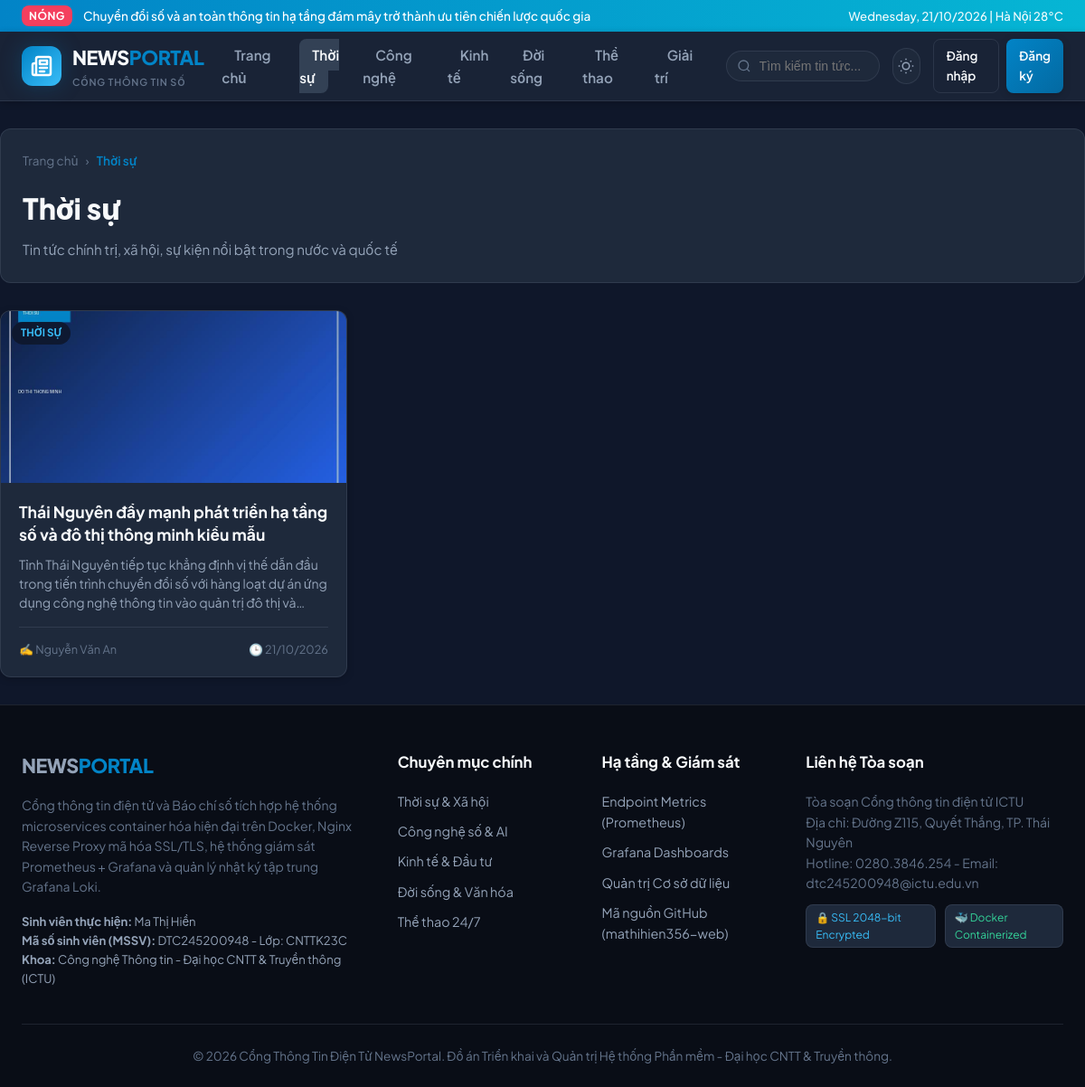
The page /webapp/category.php?slug=thoi-su on the database its author committed.
### tables this page shows
CREATE TABLE `categories` (
    `id` INT AUTO_INCREMENT PRIMARY KEY,
    `name` VARCHAR(100) NOT NULL,
    `slug` VARCHAR(100) NOT NULL UNIQUE,
    `description` VARCHAR(255) NULL,
    `icon` VARCHAR(50) DEFAULT 'newspaper',
    `display_order` INT NOT NULL DEFAULT 0,
    `created_at` TIMESTAMP DEFAULT CURRENT_TIMESTAMP,
    INDEX `idx_cat_slug` (`slug`)
);

CREATE TABLE `articles` (
    `id` INT AUTO_INCREMENT PRIMARY KEY,
    `category_id` INT NOT NULL,
    `author_id` INT NOT NULL,
    `title` VARCHAR(255) NOT NULL,
    `slug` VARCHAR(255) NOT NULL UNIQUE,
    `summary` TEXT NOT NULL,
    `content` LONGTEXT NOT NULL,
    `thumbnail` VARCHAR(255) NULL,
    `views` INT NOT NULL DEFAULT 0,
    `is_featured` TINYINT(1) NOT NULL DEFAULT 0,
    `status` ENUM('draft', 'published', 'archived') NOT NULL DEFAULT 'published',
    `published_at` TIMESTAMP DEFAULT CURRENT_TIMESTAMP,
    `created_at` TIMESTAMP DEFAULT CURRENT_TIMESTAMP,
    `updated_at` TIMESTAMP DEFAULT CURRENT_TIMESTAMP ON UPDATE CURRENT_TIMESTAMP,
    CONSTRAINT `fk_articles_category` FOREIGN KEY (`category_id`) REFERENCES `categories` (`id`) ON DELETE CASCADE,
    CONSTRAINT `fk_articles_author` FOREIGN KEY (`author_id`) REFERENCES `users` (`id`) ON DELETE CASCADE,
    INDEX `idx_art_status_pub` (`status`, `published_at`),
    INDEX `idx_art_featured` (`is_featured`),
    INDEX `idx_art_category` (`category_id`),
    INDEX `idx_art_author` (`author_id`)
);

CREATE TABLE `users` (
    `id` INT AUTO_INCREMENT PRIMARY KEY,
    `username` VARCHAR(50) NOT NULL UNIQUE,
    `email` VARCHAR(100) NOT NULL UNIQUE,
    `password_hash` VARCHAR(255) NOT NULL,
    `full_name` VARCHAR(100) NOT NULL,
    `role` ENUM('admin', 'author', 'reader') NOT NULL DEFAULT 'reader',
    `avatar` VARCHAR(255) DEFAULT '/assets/images/default-avatar.png',
    `bio` TEXT NULL,
    `is_active` TINYINT(1) NOT NULL DEFAULT 1,
    `created_at` TIMESTAMP DEFAULT CURRENT_TIMESTAMP,
    `updated_at` TIMESTAMP DEFAULT CURRENT_TIMESTAMP ON UPDATE CURRENT_TIMESTAMP,
    INDEX `idx_user_role` (`role`),
    INDEX `idx_user_active` (`is_active`)
);

### webapp/includes/auth.php (called while the page is built, shortened)
<?php
function e($str) {
    return htmlspecialchars($str ?? '', ENT_QUOTES, 'UTF-8');
}
function is_logged_in() {
    return !empty($_SESSION['user_id']);
}
function current_user() {
    if (!is_logged_in()) {
        return null;
    }
    return [
        'id'        => $_SESSION['user_id'],
        'username'  => $_SESSION['username'],
        'full_name' => $_SESSION['full_name'],
        'role'      => $_SESSION['role'],
        'email'     => $_SESSION['email'] ?? '',
        'avatar'    => $_SESSION['avatar'] ?? '/assets/images/default-avatar.png'
    ];
}

### webapp/category.php (the view, shortened to what this page needs)
<?php
$slug = $_GET['slug'] ?? '';
$db = get_db_connection();
$stmt = $db->prepare("SELECT * FROM categories WHERE slug = ? LIMIT 1");
$stmt->execute([$slug]);
$category = $stmt->fetch();
$stmt = $db->prepare("
    SELECT a.*, u.full_name AS author_name
    FROM articles a
    JOIN users u ON a.author_id = u.id
    WHERE a.category_id = ? AND a.status = 'published'
    ORDER BY a.published_at DESC
");
$stmt->execute([$category['id']]);
$articles = $stmt->fetchAll();
require_once __DIR__ . '/includes/header.php';
?>
<div class="container" style="padding: 30px 0;">
    <div style="margin-bottom: 30px; padding: 24px; background: var(--bg-surface); border-radius: var(--radius-md); border: 1px solid var(--border-color);">
        <nav class="article-breadcrumb">
            <a href="/">Trang chủ</a> &rsaquo;
            <span style="color: var(--primary); font-weight: 600;"><?= e($category['name']) ?></span>
        </nav>
        <h1 style="font-size: 2rem; font-weight: 800; margin-bottom: 8px;"><?= e($category['name']) ?></h1>
        <p style="color: var(--text-secondary); font-size: 0.95rem;"><?= e($category['description']) ?></p>
    </div>
    <?php if (empty($articles)): ?>
        <div style="text-align: center; padding: 60px 0; color: var(--text-muted);">
            <p style="font-size: 1.1rem;">Chưa có bài viết nào trong chuyên mục này.</p>
        </div>
    <?php else: ?>
        <div class="article-cards-grid">
            <?php foreach ($articles as $art): ?>
                <article class="article-card">
                    <a href="/article.php?slug=<?= e($art['slug']) ?>" class="card-thumb-wrap">
                        <img src="<?= e($art['thumbnail'] ?: '/assets/images/default-news.jpg') ?>"
                             alt="<?= e($art['title']) ?>" class="card-thumb"
                             onerror="this.src='https://images.unsplash.com/photo-1504384308090-c894fdcc538d?w=600&auto=format&fit=crop&q=80'">
                        <span class="card-category-badge"><?= e($category['name']) ?></span>
                    </a>
                    <div class="card-body">
                        <h3 class="card-title">
                            <a href="/article.php?slug=<?= e($art['slug']) ?>"><?= e($art['title']) ?></a>
                        </h3>
                        <p class="card-summary"><?= e($art['summary']) ?></p>
                        <div class="card-footer">
                            <span>✍️ <?= e($art['author_name']) ?></span>
                            <span>🕒 <?= date('d/m/Y', strtotime($art['published_at'])) ?></span>
                        </div>
                    </div>
                </article>
            <?php endforeach; ?>
        </div>
    <?php endif; ?>
</div>
<?php require_once __DIR__ . '/includes/footer.php'; ?>

### webapp/includes/header.php (shortened to what this page needs)
<?php
require_once __DIR__ . '/auth.php';
$headerCategories = [];
try {
    $db = get_db_connection();
    $stmt = $db->query("SELECT id, name, slug FROM categories ORDER BY display_order ASC LIMIT 6");
    $headerCategories = $stmt->fetchAll();
} catch (Exception $e) {
}
$currentUser = current_user();
?>
<!DOCTYPE html>
<html lang="vi" data-theme="dark">
<head>
    <link rel="stylesheet" href="/assets/css/style.css">
</head>
<body>
<div class="top-bar">
    <div class="container top-bar-content">
        <div class="breaking-news">
            <span class="breaking-badge">NÓNG</span>
            <span>Chuyển đổi số và an toàn thông tin hạ tầng đám mây trở thành ưu tiên chiến lược quốc gia</span>
        </div>
        <div style="font-size: 0.82rem; opacity: 0.95;">
            <?= date('l, d/m/Y') ?> | Hà Nội 28°C
        </div>
    </div>
</div>
<header class="site-header">
    <div class="container navbar">
        <a href="/" class="logo-brand">
            <div class="logo-icon">
            </div>
            <div>
                <div class="logo-text">NEWS<span>PORTAL</span></div>
                <div class="logo-subtitle">Cổng Thông Tin Số</div>
            </div>
        </a>
        <ul class="nav-links">
            <li><a href="/" class="nav-link <?= empty($_GET['cat']) && basename($_SERVER['PHP_SELF']) == 'index.php' ? 'active' : '' ?>">Trang chủ</a></li>
            <?php foreach ($headerCategories as $cat): ?>
                <li>
                    <a href="/category.php?slug=<?= e($cat['slug']) ?>"
                       class="nav-link <?= isset($_GET['slug']) && $_GET['slug'] === $cat['slug'] ? 'active' : '' ?>">
                        <?= e($cat['name']) ?>
                    </a>
                </li>
            <?php endforeach; ?>
        </ul>
        <div class="nav-actions">
            <form action="/search.php" method="GET" class="search-box-mini">
                <svg viewBox="0 0 24 24" fill="none" stroke="currentColor" stroke-width="2">
                    <circle cx="11" cy="11" r="8"></circle>
                    <line x1="21" y1="21" x2="16.65" y2="16.65"></line>
                </svg>
                <input type="text" name="q" placeholder="Tìm kiếm tin tức..." value="<?= e($_GET['q'] ?? '') ?>">
            </form>
            <button id="themeToggleBtn" class="theme-toggle-btn" title="Chuyển chế độ sáng/tối">
            </button>
            <?php if ($currentUser): ?>
                <div class="user-menu-wrapper" style="position: relative;">
                    <div class="user-menu-btn">
                        <div class="user-avatar-mini" style="display:flex;align-items:center;justify-content:center;background:#0284c7;color:#fff;font-weight:700;">
                            <?= strtoupper(substr($currentUser['full_name'], 0, 1)) ?>
                        </div>
                        <span style="font-size: 0.88rem; font-weight: 600; color: var(--text-primary);">
                            <?= e($currentUser['full_name']) ?>
                        </span>
                        <span class="user-role-badge role-<?= e($currentUser['role']) ?>">
                            <?= strtoupper(e($currentUser['role'])) ?>
                        </span>
                    </div>
                    <div class="dropdown-menu">
                        <?php if ($currentUser['role'] === 'admin' || $currentUser['role'] === 'author'): ?>
                            <a href="/admin/index.php" class="dropdown-item">
                                <svg width="16" height="16" viewBox="0 0 24 24" fill="none" stroke="currentColor" stroke-width="2"><rect x="3" y="3" width="7" height="7"></rect><rect x="14" y="3" width="7" height="7"></rect><rect x="14" y="14" width="7" height="7"></rect><rect x="3" y="14" width="7" height="7"></rect></svg>
                                Bàn Quản trị Portal
                            </a>
                            <a href="/admin/article_edit.php" class="dropdown-item">
                                <svg width="16" height="16" viewBox="0 0 24 24" fill="none" stroke="currentColor" stroke-width="2"><path d="M12 20h9"></path><path d="M16.5 3.5a2.121 2.121 0 0 1 3 3L7 19l-4 1 1-4L16.5 3.5z"></path></svg>
                                Viết bài mới
                            </a>
                        <?php endif; ?>
                        <a href="/profile.php" class="dropdown-item">
                            <svg width="16" height="16" viewBox="0 0 24 24" fill="none" stroke="currentColor" stroke-width="2"><path d="M20 21v-2a4 4 0 0 0-4-4H8a4 4 0 0 0-4 4v2"></path><circle cx="12" cy="7" r="4"></circle></svg>
                            Trang cá nhân
                        </a>
                        <a href="/logout.php" class="dropdown-item" style="color: #f43f5e;">
                            <svg width="16" height="16" viewBox="0 0 24 24" fill="none" stroke="currentColor" stroke-width="2"><path d="M9 21H5a2 2 0 0 1-2-2V5a2 2 0 0 1 2-2h4"></path><polyline points="16 17 21 12 16 7"></polyline><line x1="21" y1="12" x2="9" y2="12"></line></svg>
                            Đăng xuất
                        </a>
                    </div>
                </div>
            <?php else: ?>
                <div style="display: flex; gap: 8px;">
                    <a href="/login.php" class="btn btn-outline" style="padding: 7px 14px; font-size: 0.85rem;">Đăng nhập</a>
                    <a href="/register.php" class="btn btn-primary" style="padding: 7px 14px; font-size: 0.85rem;">Đăng ký</a>
                </div>
            <?php endif; ?>
        </div>
    </div>
</header>
<main>

### rows shown on the page
categories: name "Thời sự", description "Tin tức chính trị, xã hội, sự kiện nổi bật trong nước và quốc tế"
categories: name "Công nghệ"
categories: name "Kinh tế"
categories: name "Đời sống"
categories: name "Thể thao"
categories: name "Giải trí"
articles: thumbnail (picture), category.name "THỜI SỰ", title "Thái Nguyên đẩy mạnh phát triển hạ tầng số và đô thị thông minh kiểu mẫu", summary "Tỉnh Thái Nguyên tiếp tục khẳng định vị thế dẫn đầu trong tiến trình chuyển đổi số với hàng loạt dự án ứng dụng công nghệ thông tin vào quản trị đô thị…", author.full_name "Nguyễn Văn An", published_at "21/10/2026"
